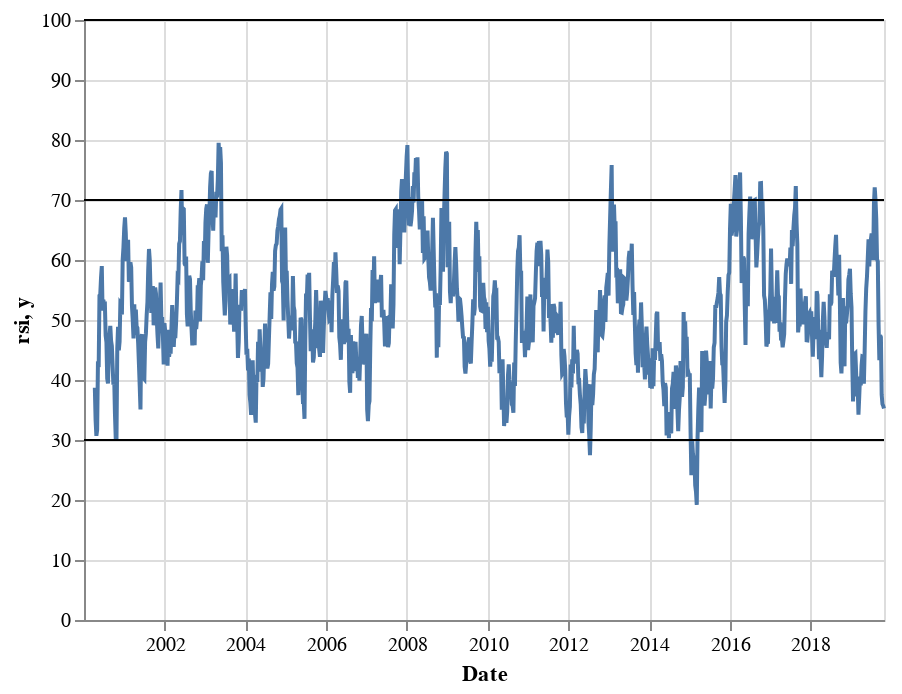

Here is the notebook cell this chart was saved with:
### Markdown cell above
* rsi shows the oscilation in 14 months before, as we can se the lowest point it takes place in 2015
* This means that euro y going to be strong in the nexts months (during the brexit debate)

### Code cell
rsi = alt.Chart(df).mark_line().encode(
    x = alt.X('Date:T'),
    y = alt.Y('rsi'),
)
line_30 = alt.Chart(pd.DataFrame({'y': [30]})).mark_rule().encode(y='y')
line_70 = alt.Chart(pd.DataFrame({'y': [70]})).mark_rule().encode(y='y')
line_100 = alt.Chart(pd.DataFrame({'y': [100]})).mark_rule().encode(y='y')

rsi+line_100+line_30+line_70

### Figure 1 — Vega-Lite specification as saved in the notebook (floating-point values rounded to 4 significant figures; data arrays with more than 128 entries replaced by an {"elided": "..."} marker saying what was removed)
{"config": {"view": {"continuousWidth": 400, "continuousHeight": 300}}, "layer": [{"data": {"name": "data-10a95f9e63a0454059bcae2a097d29dd"}, "mark": "line", "encoding": {"x": {"type": "temporal", "field": "Date"}, "y": {"type": "quantitative", "field": "rsi"}}}, {"data": {"name": "data-def71e7aedf1e6e3af6a17f72447bf9b"}, "mark": "rule", "encoding": {"y": {"type": "quantitative", "field": "y"}}}, {"data": {"name": "data-aac9ee8f316daaa19553899fe3181ea9"}, "mark": "rule", "encoding": {"y": {"type": "quantitative", "field": "y"}}}, {"data": {"name": "data-79ecc3cea3e0496b6c6f75fafe7ee55b"}, "mark": "rule", "encoding": {"y": {"type": "quantitative", "field": "y"}}}], "$schema": "https://vega.github.io/schema/vega-lite/v4.8.1.json", "datasets": {"data-10a95f9e63a0454059bcae2a097d29dd": {"elided": "1035 records"}, "data-def71e7aedf1e6e3af6a17f72447bf9b": [{"y": 100}], "data-aac9ee8f316daaa19553899fe3181ea9": [{"y": 30}], "data-79ecc3cea3e0496b6c6f75fafe7ee55b": [{"y": 70}]}}
